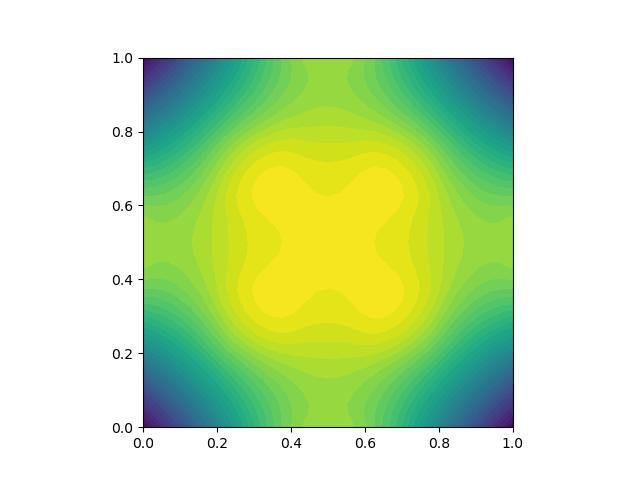

Source code (Python):
from dolfin import *

# Create mesh and define function space
mesh = UnitSquareMesh(32, 32)
V = FunctionSpace(mesh, "Lagrange", 1)

# Define Dirichlet boundary (x = 0 or x = 1)
def boundary(x):
    return x[0] < DOLFIN_EPS or x[0] > 1.0 - DOLFIN_EPS or x[1] < DOLFIN_EPS or x[1] > 1.0 - DOLFIN_EPS

# Define boundary condition
u0 = Expression('1/(pow(pow(x[0]-0.5,2) + pow(x[1]-0.5,2), 0.5))', degree = 2)
bc = DirichletBC(V, u0, boundary)

# Define variational problem
u = TrialFunction(V)
v = TestFunction(V)
f = Expression("((abs(x[1] - 0.5) < 0.3) && ((abs(x[1] - 0.5) > 0.1))) &&((abs(x[0] - 0.5) < 0.3) && ((abs(x[0] - 0.5) > 0.1)))  ? 4*pi : 0", degree = 0)
#g = Expression("sin(5*x[0])", degree=2)
a = inner(grad(u), grad(v))*dx
L = f*v*dx
# Compute solution
u = Function(V)
solve(a == L, u, bc)

# Save solution in VTK format
file = File("poisson/poisson.pvd")
file << u

# Plot solution
import matplotlib.pyplot as plt
plot(u)
plt.show()
